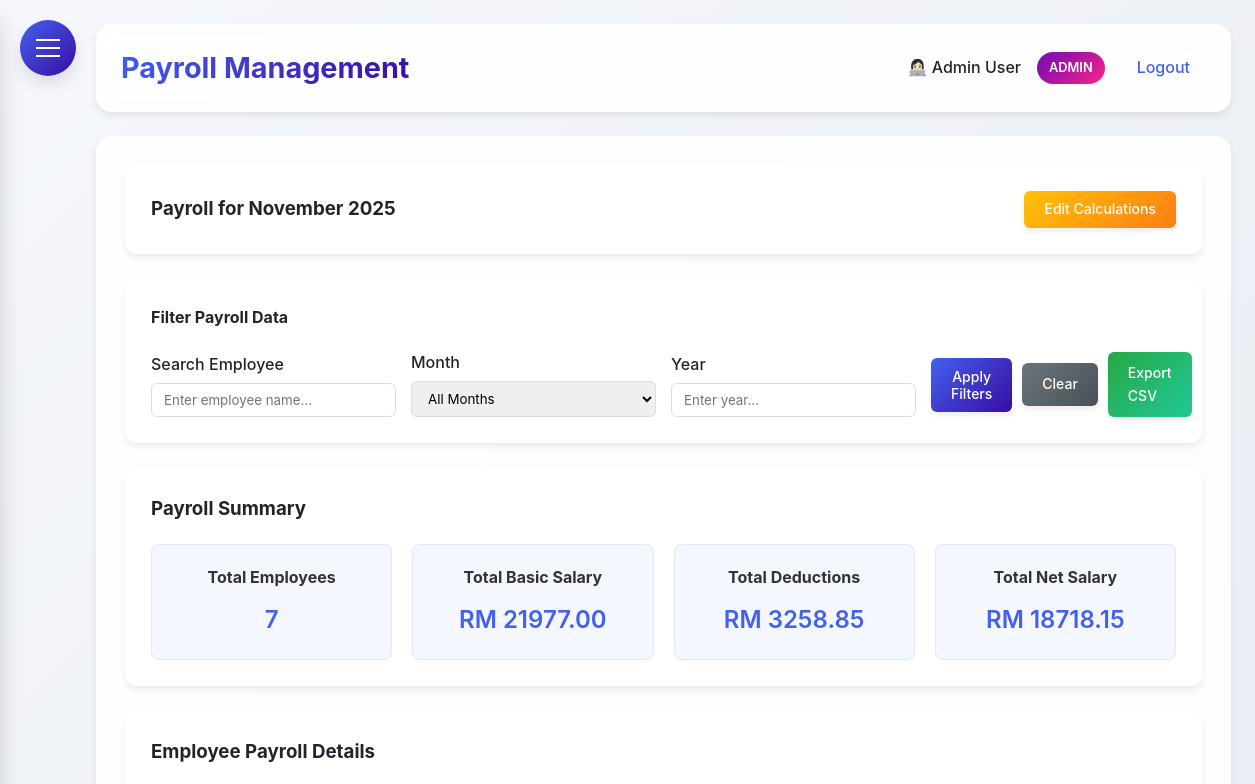
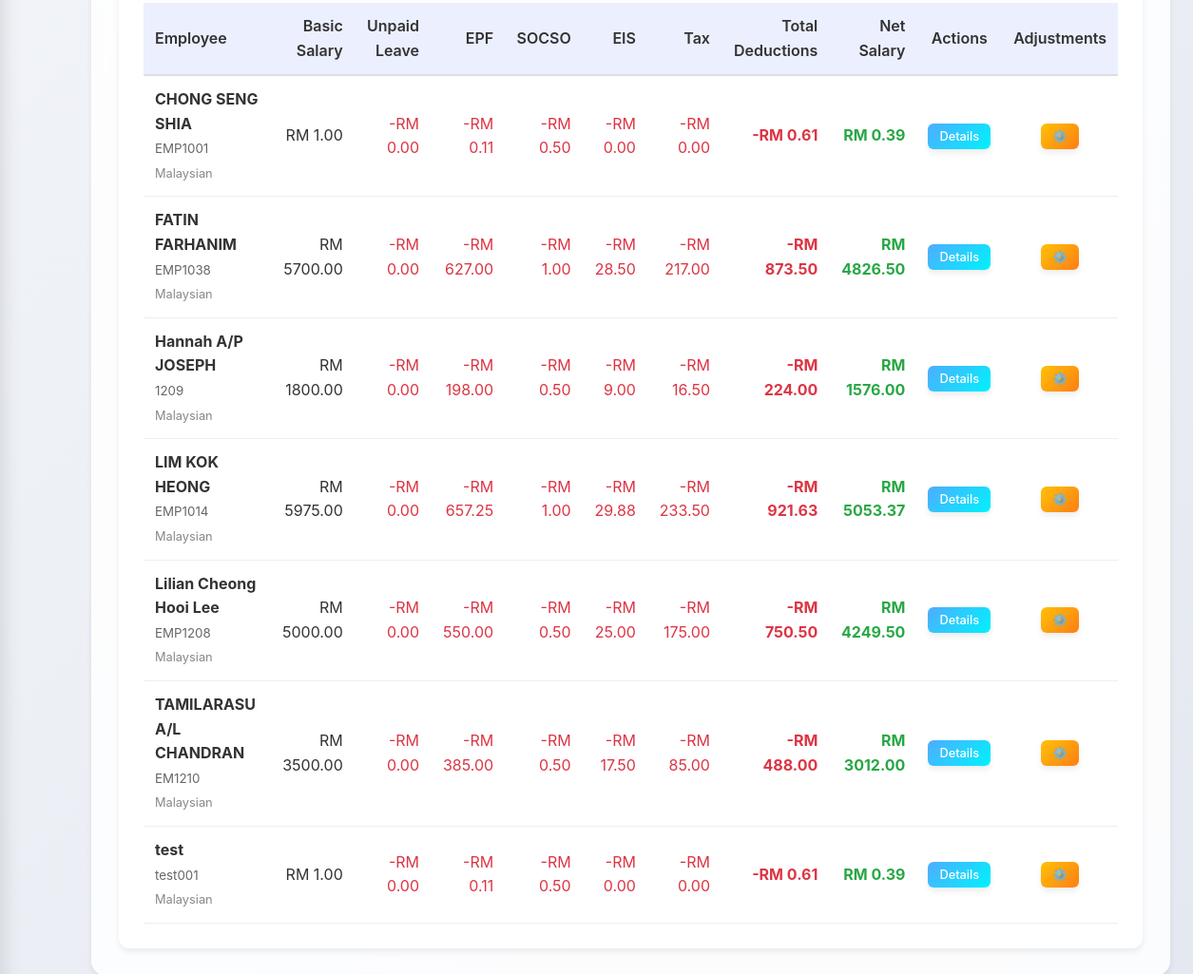
Page /payroll (signed in) on the committed database (2 pictures, top to bottom).
### HerculesSystem.py (models this page shows, shortened)
class Employee(UserMixin, db.Model):
    __tablename__ = 'employee'  # Explicitly set to 'employees'
    id = db.Column(db.Integer, primary_key=True)
    username = db.Column(db.String(80), unique=True, nullable=False)
    password = db.Column(db.String(120), nullable=False)
    full_name = db.Column(db.String(120), nullable=False)
    email = db.Column(db.String(120), unique=True, nullable=False)
    nationality = db.Column(db.String(80), nullable=False)
    employee_id = db.Column(db.String(80), unique=True, nullable=False)
    hire_date = db.Column(db.Date)
    is_admin = db.Column(db.Boolean, default=False)
    user_type = db.Column(db.String(20), default='employee')
    last_clock_in = db.Column(db.DateTime)
    last_clock_out = db.Column(db.DateTime)
    last_lunch_start = db.Column(db.DateTime)
    last_lunch_end = db.Column(db.DateTime)
    date_joined = db.Column(db.Date, nullable=True)  # Date when employee joined the company
    basic_salary = db.Column(db.Numeric(10, 2), nullable=True)  # Basic salary
    leave_balances = db.relationship('LeaveBalance', back_populates='employee', lazy=True)

### HerculesSystem.py (the view)
@app.route('/payroll')
@login_required
def payroll():
    if current_user.user_type != 'admin':
        flash('You do not have permission to view payroll.', 'danger')
        return redirect(url_for('dashboard'))
    try:
        print("Starting payroll calculation...")  # Debug
        current_date = datetime.now()
        current_period = current_date.strftime('%Y-%m')
        current_period_display = current_date.strftime('%B %Y')
        employee_search = request.args.get('employee_search', '')
        filter_month = request.args.get('month', type=int)
        filter_year = request.args.get('year', type=int)
        print(f"Filters - search: {employee_search}, month: {filter_month}, year: {filter_year}")  # Debug
        employees_query = Employee.query
        if employee_search:
            employees_query = employees_query.filter(Employee.full_name.ilike(f'%{employee_search}%'))
        employees_query = employees_query.order_by(Employee.full_name.asc())
        employees = employees_query.all()
        print(f"Found {len(employees)} employees")  # Debug
        payroll_data = []
        period_display = current_period_display  # Initialize with current period
        for i, employee in enumerate(employees):
            print(f"Processing employee {i+1}/{len(employees)}: {employee.full_name}")  # Debug
            if employee.basic_salary:
                if filter_month and filter_year:
                    pay_period = f"{filter_year}-{filter_month:02d}"
                    period_display = f"{datetime(filter_year, filter_month, 1).strftime('%B %Y')}"
                else:
                    pay_period = current_period
                    period_display = current_period_display
                print(f"Calculating payroll for period: {pay_period}")  # Debug
                try:
                    payroll_info = calculate_monthly_payroll(employee, pay_period)
                    payroll_info['employee_data'] = {
                        'id': employee.id,
                        'full_name': employee.full_name,
                        'employee_id': employee.employee_id,
                        'basic_salary': float(employee.basic_salary) if employee.basic_salary else 0,
                        'nationality': employee.nationality
                    }
                    payroll_data.append(payroll_info)
                    print(f"Successfully calculated payroll for {employee.full_name}")  # Debug
                except Exception as e:
                    print(f"Error calculating payroll for {employee.full_name}: {str(e)}")  # Debug
                    continue
        print(f"Successfully calculated payroll for {len(payroll_data)} employees")  # Debug
        months = []
        for i in range(1, 13):
            months.append({
                'value': i,
                'name': datetime(2023, i, 1).strftime('%B')
            })
        years = list(range(2020, 2031))
        return render_template('payroll.html',
                             payroll_data=payroll_data,
                             current_period=current_period,
                             current_period_display=period_display,
                             employees=employees,
                             months=months,
                             years=years,
                             filter_month=filter_month,
                             filter_year=filter_year,
                             employee_search=employee_search)
    except Exception as e:
        print(f"Critical error in payroll route: {str(e)}")  # Debug
        import traceback
        traceback.print_exc()
        flash(f'Error loading payroll: {str(e)}', 'danger')
        return redirect(url_for('dashboard'))

### templates/payroll.html (shortened to what this page needs)
{% extends "base.html" %}
{% block content %}
<div class="dashboard-container">
    <div class="glass" style="padding: 25px; border-radius: 12px; margin-bottom: 25px;">
        <div style="display: flex; justify-content: space-between; align-items: center; flex-wrap: wrap; gap: 15px;">
            <h3 style="margin: 0;">Payroll for {{ current_period_display }}</h3>
            <div style="display: flex; gap: 10px; align-items: center;">
                <button class="btn btn-warning" onclick="openEditCalculations()" style="padding: 10px 20px; font-size: 14px; line-height: 1.2;">
                    Edit Calculations
                </button>
            </div>
        </div>
    </div>
    <div class="glass" style="padding: 25px; border-radius: 12px; margin-bottom: 25px;">
        <h4 style="margin-bottom: 20px;">Filter Payroll Data</h4>
        <form id="payrollFilterForm" method="GET" action="{{ url_for('payroll') }}" style="display: grid; grid-template-columns: repeat(auto-fit, minmax(200px, 1fr)); gap: 15px; align-items: end;">
            <div>
                <label for="employee_search" style="display: block; margin-bottom: 5px; font-weight: 500;">Search Employee</label>
                <input type="text" id="employee_search" name="employee_search" placeholder="Enter employee name..."
                       value="{{ employee_search }}"
                       style="width: 100%; padding: 8px 12px; border: 1px solid #ddd; border-radius: 6px;">
            </div>
            <div>
                <label for="month" style="display: block; margin-bottom: 5px; font-weight: 500;">Month</label>
                <select id="month" name="month" style="width: 100%; padding: 8px 12px; border: 1px solid #ddd; border-radius: 6px;">
                    <option value="">All Months</option>
                </select>
            </div>
            <div>
                <label for="year" style="display: block; margin-bottom: 5px; font-weight: 500;">Year</label>
                <input type="number" id="year" name="year" placeholder="Enter year..."
                       value="{{ filter_year }}"
                       min="2000" max="2030"
                       style="width: 100%; padding: 8px 12px; border: 1px solid #ddd; border-radius: 6px;">
            </div>
            <div style="display: flex; gap: 10px; align-items: center;">
                <button type="submit" class="btn btn-primary" style="padding: 10px 20px; font-size: 14px;">Apply Filters</button>
                <a href="{{ url_for('payroll') }}" class="btn btn-secondary" style="padding: 10px 20px; font-size: 14px;">Clear</a>
                <a href="{{ url_for('export_payroll', period=current_period) }}"
                   class="btn btn-success" style="padding: 10px 20px; font-size: 14px;">
                    Export CSV
                </a>
            </div>
        </form>
    </div>
    <div class="glass" style="padding: 25px; border-radius: 12px; margin-bottom: 25px;">
        <h3 style="margin-bottom: 20px;">Payroll Summary</h3>
        <div style="display: grid; grid-template-columns: repeat(auto-fit, minmax(200px, 1fr)); gap: 20px;">
            <div class="summary-card">
                <h4>Total Employees</h4>
                <p class="summary-number">{{ payroll_data|length }}</p>
            </div>
            <div class="summary-card">
                <h4>Total Basic Salary</h4>
                <p class="summary-number">RM {{ "%.2f"|format(payroll_data|sum(attribute='basic_salary')) }}</p>
            </div>
            <div class="summary-card">
                <h4>Total Deductions</h4>
                <p class="summary-number">RM {{ "%.2f"|format(payroll_data|sum(attribute='total_deductions')) }}</p>
            </div>
            <div class="summary-card">
                <h4>Total Net Salary</h4>
                <p class="summary-number">RM {{ "%.2f"|format(payroll_data|sum(attribute='net_salary')) }}</p>
            </div>
        </div>
    </div>
    <div class="glass" style="padding: 25px; border-radius: 12px;">
        <h3 style="margin-bottom: 20px;">Employee Payroll Details</h3>
        {% if payroll_data %}
        <div style="overflow-x: auto;">
            <table style="width: 100%; border-collapse: collapse;">
                <thead>
                    <tr style="background: rgba(67, 97, 238, 0.1);">
                        <th style="padding: 12px; text-align: left; border-bottom: 2px solid #ddd;">Employee</th>
                        <th style="padding: 12px; text-align: right; border-bottom: 2px solid #ddd;">Basic Salary</th>
                        <th style="padding: 12px; text-align: right; border-bottom: 2px solid #ddd;">Unpaid Leave</th>
                        <th style="padding: 12px; text-align: right; border-bottom: 2px solid #ddd;">EPF</th>
                        <th style="padding: 12px; text-align: right; border-bottom: 2px solid #ddd;">SOCSO</th>
                        <th style="padding: 12px; text-align: right; border-bottom: 2px solid #ddd;">EIS</th>
                        <th style="padding: 12px; text-align: right; border-bottom: 2px solid #ddd;">Tax</th>
                        <th style="padding: 12px; text-align: right; border-bottom: 2px solid #ddd;">Total Deductions</th>
                        <th style="padding: 12px; text-align: right; border-bottom: 2px solid #ddd;">Net Salary</th>
                        <th style="padding: 12px; text-align: center; border-bottom: 2px solid #ddd;">Actions</th>
                        <th style="padding: 12px; text-align: center; border-bottom: 2px solid #ddd;">Adjustments</th>
                    </tr>
                </thead>
                <tbody>
                    {% for payroll in payroll_data %}
                    <tr>
                        <td style="padding: 12px; border-bottom: 1px solid #eee;">
                            <strong>{{ payroll.employee_data.full_name }}</strong><br>
                            <small style="color: #666;">{{ payroll.employee_data.employee_id }}</small><br>
                            <small style="color: #888; font-size: 0.8rem;">{{ payroll.employee_data.nationality }}</small>
                        </td>
                        <td style="padding: 12px; border-bottom: 1px solid #eee; text-align: right;">
                            RM {{ "%.2f"|format(payroll.basic_salary) }}
                        </td>
                        <td style="padding: 12px; border-bottom: 1px solid #eee; text-align: right; color: #dc3545;">
                            -RM {{ "%.2f"|format(payroll.unpaid_leave_deduction) }}
                        </td>
                        <td style="padding: 12px; border-bottom: 1px solid #eee; text-align: right; color: #dc3545;">
                            -RM {{ "%.2f"|format(payroll.epf_employee) }}
                        </td>
                        <td style="padding: 12px; border-bottom: 1px solid #eee; text-align: right; color: #dc3545;">
                            -RM {{ "%.2f"|format(payroll.socso_employee) }}
                        </td>
                        <td style="padding: 12px; border-bottom: 1px solid #eee; text-align: right; color: #dc3545;">
                            -RM {{ "%.2f"|format(payroll.eis_employee) }}
                        </td>
                        <td style="padding: 12px; border-bottom: 1px solid #eee; text-align: right; color: #dc3545;">
                            -RM {{ "%.2f"|format(payroll.tax_deduction) }}
                        </td>
                        <td style="padding: 12px; border-bottom: 1px solid #eee; text-align: right; color: #dc3545;">
                            <strong>-RM {{ "%.2f"|format(payroll.total_deductions) }}</strong>
                        </td>
                        <td style="padding: 12px; border-bottom: 1px solid #eee; text-align: right;">
                            <strong style="color: #28a745;">RM {{ "%.2f"|format(payroll.net_salary) }}</strong>
                        </td>
                        <td style="padding: 12px; border-bottom: 1px solid #eee; text-align: center;">
                            <button class="btn btn-sm btn-info details-btn"
                                    data-payroll='{{ payroll | tojson | safe }}'>
                                Details
                            </button>
                        </td>
                        <td style="padding: 12px; border-bottom: 1px solid #eee; text-align: center;">
                            <button class="btn btn-sm btn-warning adjustments-btn"
                                    data-employee-id="{{ payroll.employee_data.id }}"
                                    data-employee-name="{{ payroll.employee_data.full_name }}"
                                    data-pay-period="{{ current_period }}"
                                    onclick="openAdjustmentsModal(this)">
                                {% if payroll.adjustments_count > 0 %}
                                ⚙️ ({{ payroll.adjustments_count }})
                                {% else %}
                                ⚙️
                                {% endif %}
                            </button>
                        </td>
                    </tr>
                    {% endfor %}
                </tbody>
            </table>
        </div>
        {% else %}
        <div style="text-align: center; padding: 40px; color: #666;">
            <p>No payroll data available for the selected filters.</p>
        </div>
        {% endif %}
    </div>
</div>
{% endblock %}

### templates/base.html (shortened to what this page needs)
<!DOCTYPE html>
<html lang="en">
<head>
</head>
<body>
    <div class="hamburger-menu" id="hamburgerMenu">
        <span></span>
    </div>
    <div class="main-content" id="mainContent">
        <div class="header">
            <h1>{% block header %}Hercules HR{% endblock %}</h1>
            <div class="user-info">
                {% if current_user.is_authenticated %}
                <span>👩🏻‍💻 {{ current_user.full_name }}</span>
                {% if current_user.user_type == 'admin' %}
                <span class="admin-badge">ADMIN</span>
                {% endif %}
                <a href="{{ url_for('logout') }}">Logout</a>
                {% else %}
                <a href="{{ url_for('login') }}">Login</a>
                {% endif %}
            </div>
        </div>
        <div class="content">
            {% block content %}{% endblock %}
        </div>
    </div>
</body>
</html>

### rows in the picture
Employee: full_name "Admin User"
Employee: employee_data.full_name "CHONG SENG SHIA", employee_data.employee_id "EMP1001", employee_data.nationality "Malaysian"
Employee: employee_data.full_name "FATIN FARHANIM", employee_data.employee_id "EMP1038", employee_data.nationality "Malaysian"
Employee: employee_data.full_name "Hannah A/P JOSEPH", employee_data.employee_id "1209", employee_data.nationality "Malaysian"
Employee: employee_data.full_name "LIM KOK HEONG", employee_data.employee_id "EMP1014", employee_data.nationality "Malaysian"
Employee: employee_data.full_name "Lilian Cheong Hooi Lee", employee_data.employee_id "EMP1208", employee_data.nationality "Malaysian"
Employee: employee_data.full_name "TAMILARASU A/L CHANDRAN", employee_data.employee_id "EM1210", employee_data.nationality "Malaysian"
Employee: employee_data.full_name "test", employee_data.employee_id "test001", employee_data.nationality "Malaysian"

### other values in the picture
{{ current_period_display }} "November 2025"
{{ payroll_data|length }} "7"
{{ "%.2f"|format(payroll_data|sum(attribute='basic_salary')) }} "21977.00"
{{ "%.2f"|format(payroll_data|sum(attribute='total_deductions')) }} "3258.85"
{{ "%.2f"|format(payroll_data|sum(attribute='net_salary')) }} "18718.15"
{{ "%.2f"|format(payroll.basic_salary) }} "1.00" "5700.00" "1800.00" "5975.00" "5000.00" "3500.00" "1.00"
{{ "%.2f"|format(payroll.unpaid_leave_deduction) }} "0.00" "0.00" "0.00" "0.00" "0.00" "0.00" "0.00"
{{ "%.2f"|format(payroll.epf_employee) }} "0.11" "627.00" "198.00" "657.25" "550.00" "385.00" "0.11"
{{ "%.2f"|format(payroll.socso_employee) }} "0.50" "1.00" "0.50" "1.00" "0.50" "0.50" "0.50"
{{ "%.2f"|format(payroll.eis_employee) }} "0.00" "28.50" "9.00" "29.88" "25.00" "17.50" "0.00"
{{ "%.2f"|format(payroll.tax_deduction) }} "0.00" "217.00" "16.50" "233.50" "175.00" "85.00" "0.00"
{{ "%.2f"|format(payroll.total_deductions) }} "0.61" "873.50" "224.00" "921.63" "750.50" "488.00" "0.61"
{{ "%.2f"|format(payroll.net_salary) }} "0.39" "4826.50" "1576.00" "5053.37" "4249.50" "3012.00" "0.39"
